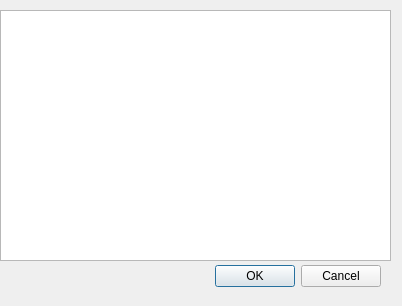
<?xml version="1.0" encoding="UTF-8"?>
<ui version="4.0">
 <class>log_Dialog</class>
 <widget class="QDialog" name="log_Dialog">
  <property name="geometry">
   <rect>
    <x>0</x>
    <y>0</y>
    <width>402</width>
    <height>306</height>
   </rect>
  </property>
  <property name="windowTitle">
   <string>Dialog</string>
  </property>
  <widget class="QDialogButtonBox" name="buttonBox">
   <property name="geometry">
    <rect>
     <x>40</x>
     <y>260</y>
     <width>341</width>
     <height>32</height>
    </rect>
   </property>
   <property name="orientation">
    <enum>Qt::Horizontal</enum>
   </property>
   <property name="standardButtons">
    <set>QDialogButtonBox::Cancel|QDialogButtonBox::Ok</set>
   </property>
  </widget>
  <widget class="QTextBrowser" name="log_text">
   <property name="geometry">
    <rect>
     <x>0</x>
     <y>10</y>
     <width>391</width>
     <height>251</height>
    </rect>
   </property>
  </widget>
 </widget>
 <resources/>
 <connections>
  <connection>
   <sender>buttonBox</sender>
   <signal>accepted()</signal>
   <receiver>log_Dialog</receiver>
   <slot>accept()</slot>
   <hints>
    <hint type="sourcelabel">
     <x>248</x>
     <y>254</y>
    </hint>
    <hint type="destinationlabel">
     <x>157</x>
     <y>274</y>
    </hint>
   </hints>
  </connection>
  <connection>
   <sender>buttonBox</sender>
   <signal>rejected()</signal>
   <receiver>log_Dialog</receiver>
   <slot>reject()</slot>
   <hints>
    <hint type="sourcelabel">
     <x>316</x>
     <y>260</y>
    </hint>
    <hint type="destinationlabel">
     <x>286</x>
     <y>274</y>
    </hint>
   </hints>
  </connection>
 </connections>
</ui>
